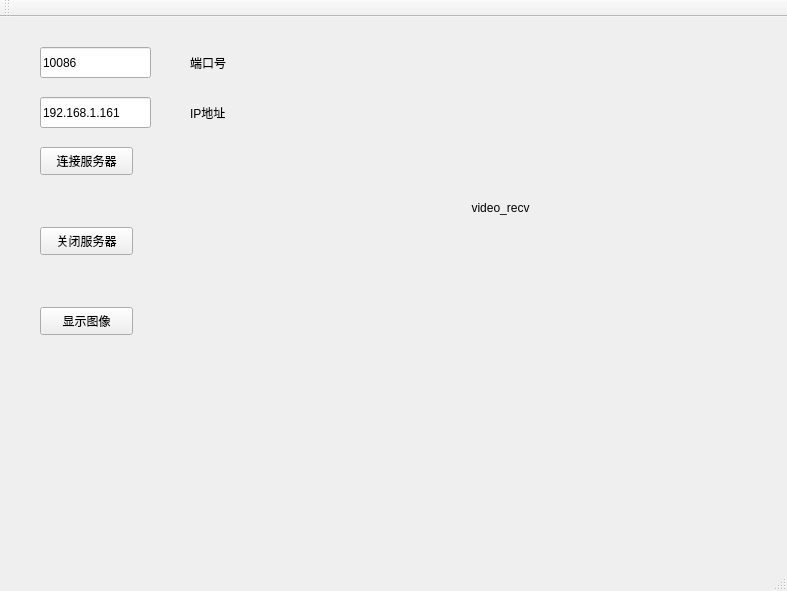
<?xml version="1.0" encoding="UTF-8"?>
<ui version="4.0">
 <class>MainWindow</class>
 <widget class="QMainWindow" name="MainWindow">
  <property name="geometry">
   <rect>
    <x>0</x>
    <y>0</y>
    <width>787</width>
    <height>591</height>
   </rect>
  </property>
  <property name="windowTitle">
   <string>无线摄像头服务端程序</string>
  </property>
  <widget class="QWidget" name="centralWidget">
   <widget class="QLabel" name="label">
    <property name="geometry">
     <rect>
      <x>270</x>
      <y>30</y>
      <width>461</width>
      <height>321</height>
     </rect>
    </property>
    <property name="text">
     <string>video_recv</string>
    </property>
    <property name="scaledContents">
     <bool>false</bool>
    </property>
    <property name="alignment">
     <set>Qt::AlignCenter</set>
    </property>
   </widget>
   <widget class="QLineEdit" name="lineEdit">
    <property name="geometry">
     <rect>
      <x>40</x>
      <y>30</y>
      <width>111</width>
      <height>31</height>
     </rect>
    </property>
    <property name="text">
     <string>10086</string>
    </property>
   </widget>
   <widget class="QLabel" name="label_2">
    <property name="geometry">
     <rect>
      <x>190</x>
      <y>30</y>
      <width>51</width>
      <height>31</height>
     </rect>
    </property>
    <property name="text">
     <string>端口号</string>
    </property>
   </widget>
   <widget class="QPushButton" name="connect_server">
    <property name="geometry">
     <rect>
      <x>40</x>
      <y>130</y>
      <width>93</width>
      <height>28</height>
     </rect>
    </property>
    <property name="text">
     <string>连接服务器</string>
    </property>
   </widget>
   <widget class="QPushButton" name="close_connect">
    <property name="geometry">
     <rect>
      <x>40</x>
      <y>210</y>
      <width>93</width>
      <height>28</height>
     </rect>
    </property>
    <property name="text">
     <string>关闭服务器</string>
    </property>
   </widget>
   <widget class="QPushButton" name="disp_img">
    <property name="geometry">
     <rect>
      <x>40</x>
      <y>290</y>
      <width>93</width>
      <height>28</height>
     </rect>
    </property>
    <property name="text">
     <string>显示图像</string>
    </property>
   </widget>
   <widget class="QLineEdit" name="lineEdit_2">
    <property name="geometry">
     <rect>
      <x>40</x>
      <y>80</y>
      <width>111</width>
      <height>31</height>
     </rect>
    </property>
    <property name="text">
     <string>192.168.1.161</string>
    </property>
   </widget>
   <widget class="QLabel" name="label_3">
    <property name="geometry">
     <rect>
      <x>190</x>
      <y>80</y>
      <width>51</width>
      <height>31</height>
     </rect>
    </property>
    <property name="text">
     <string>IP地址</string>
    </property>
   </widget>
  </widget>
  <widget class="QMenuBar" name="menuBar">
   <property name="geometry">
    <rect>
     <x>0</x>
     <y>0</y>
     <width>787</width>
     <height>26</height>
    </rect>
   </property>
  </widget>
  <widget class="QToolBar" name="mainToolBar">
   <attribute name="toolBarArea">
    <enum>TopToolBarArea</enum>
   </attribute>
   <attribute name="toolBarBreak">
    <bool>false</bool>
   </attribute>
  </widget>
  <widget class="QStatusBar" name="statusBar"/>
 </widget>
 <layoutdefault spacing="6" margin="11"/>
 <resources/>
 <connections/>
</ui>
